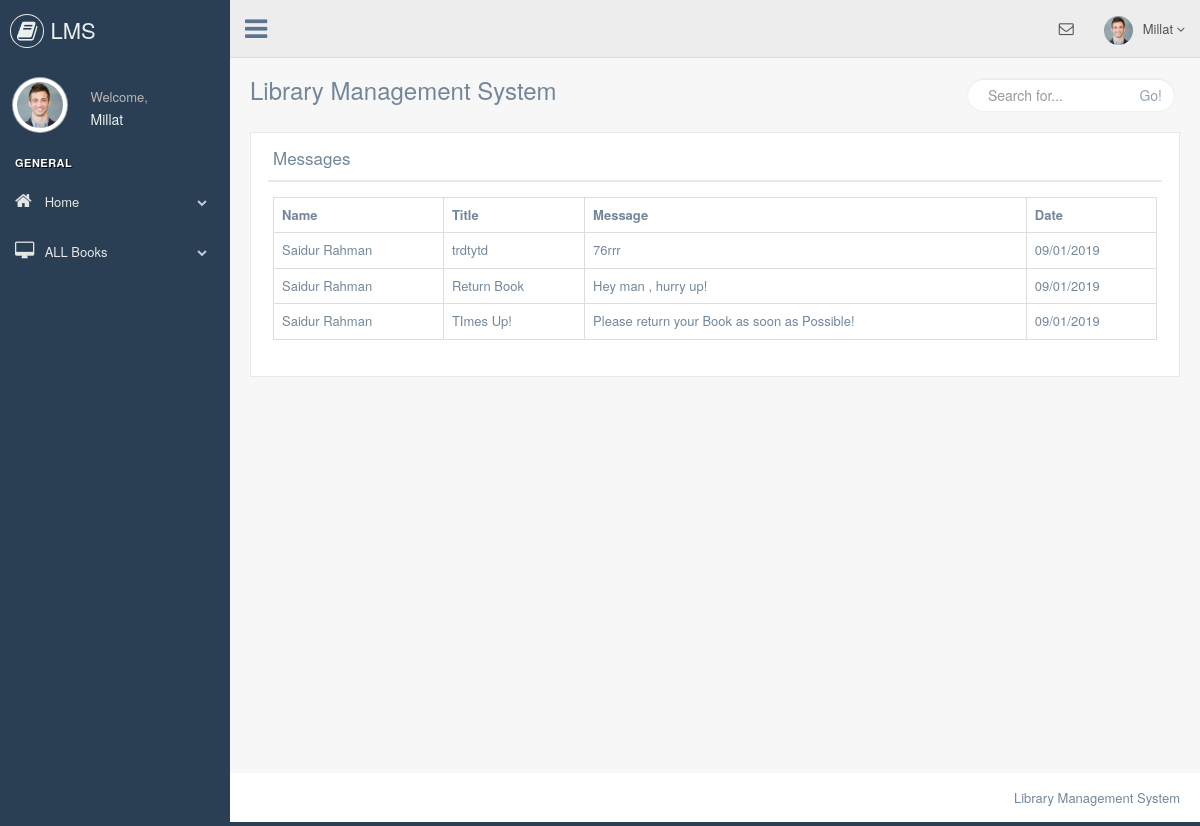
The page /student/message_from_librarian.php (signed in) on the database its author committed.
### tables this page shows
CREATE TABLE `messages` (
  `id` int(5) NOT NULL,
  `susername` text NOT NULL,
  `dusername` text NOT NULL,
  `title` text NOT NULL,
  `msg` text NOT NULL,
  `msg_date` text NOT NULL,
  `read1` text NOT NULL
);

CREATE TABLE `librarian_registration` (
  `id` int(5) NOT NULL,
  `firstname` varchar(50) NOT NULL,
  `lastname` varchar(50) NOT NULL,
  `username` varchar(50) NOT NULL,
  `password` varchar(50) NOT NULL,
  `email` varchar(50) NOT NULL,
  `contact` varchar(50) NOT NULL
);

### student/message_from_librarian.php (the view, shortened to what this page needs)
<?php include "header.php";;
include "connection.php";
mysqli_query($link, "UPDATE messages SET read1='y' WHERE dusername='$_SESSION[username]'");
?>
<div class="right_col" role="main">
    <div class="">
        <div class="page-title">
            <div class="title_left">
                <h3>Library Management System</h3>
            </div>
            <div class="title_right">
                <div class="col-md-5 col-sm-5 col-xs-12 form-group pull-right top_search">
                    <div class="input-group">
                        <input type="text" class="form-control" placeholder="Search for...">
                        <span class="input-group-btn">
                            <button class="btn btn-default" type="button">Go!</button>
                        </span>
                    </div>
                </div>
            </div>
        </div>
        <div class="clearfix"></div>
        <div class="row" style="min-height:500px">
            <div class="col-md-12 col-sm-12 col-xs-12">
                <div class="x_panel">
                    <div class="x_title">
                        <h2>Messages</h2>
                        <div class="clearfix"></div>
                    </div>
                    <div class="x_content">
                        <?php
                        $res = mysqli_query($link, "SELECT * FROM messages WHERE dusername='$_SESSION[username]' ORDER BY id DESC");
                        echo "<table class='table table-bordered'>";
                        echo "<tr>";
                        echo "<th>"; echo "Name"; echo "</th>";
                        echo "<th>"; echo "Title"; echo "</th>";
                        echo "<th>"; echo "Message"; echo "</th>";
                        echo "<th>"; echo "Date"; echo "</th>";
                        echo "</tr>";
                        while ($row = mysqli_fetch_array($res)) {
                            $fullName='';
                             $res1 = mysqli_query($link, "SELECT * FROM librarian_registration WHERE username='$row[susername]'");
                             while($row1 = mysqli_fetch_array($res1)){
                                 $fullName = $row1['firstname']." ".$row1['lastname'];
                             }
                            echo "<tr>";
                            echo "<td>"; echo $fullName; echo "</td>";
                            echo "<td>"; echo $row['title']; echo "</td>";
                            echo "<td>"; echo $row['msg']; echo "</td>";
                            echo "<td>"; echo $row['msg_date']; echo "</td>";
                            echo "</tr>";
                        }
                        echo "</table>";
                        ?>
                    </div>
                </div>
            </div>
        </div>
    </div>
</div>
<?php include "footer.php" ?>

### rows shown on the page
messages: librarian_registration.firstname+lastname "Saidur Rahman", title "trdtytd", msg "76rrr", msg_date "09/01/2019"
messages: librarian_registration.firstname+lastname "Saidur Rahman", title "Return Book", msg "Hey man , hurry up!", msg_date "09/01/2019"
messages: librarian_registration.firstname+lastname "Saidur Rahman", title "TImes Up!", msg "Please return your Book as soon as Possible!", msg_date "09/01/2019"

### other values the page prints
$_SESSION['username'] "Millat"
